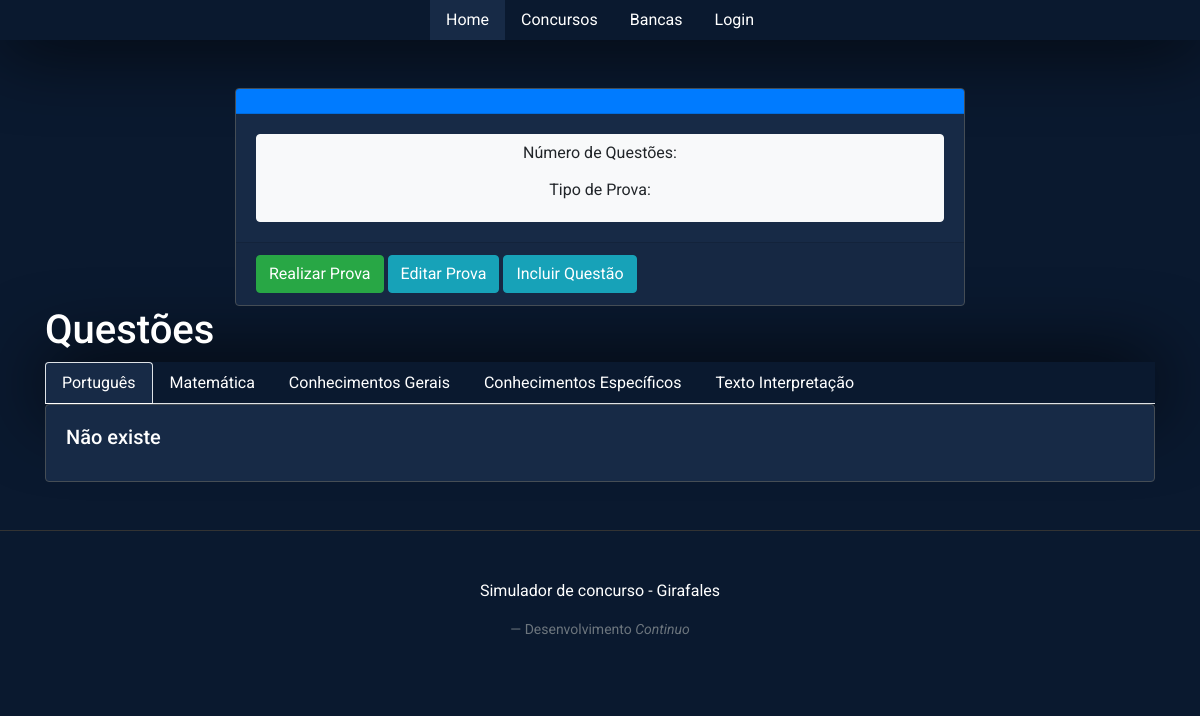
The page /exames/ver/8 on the database as committed earlier.
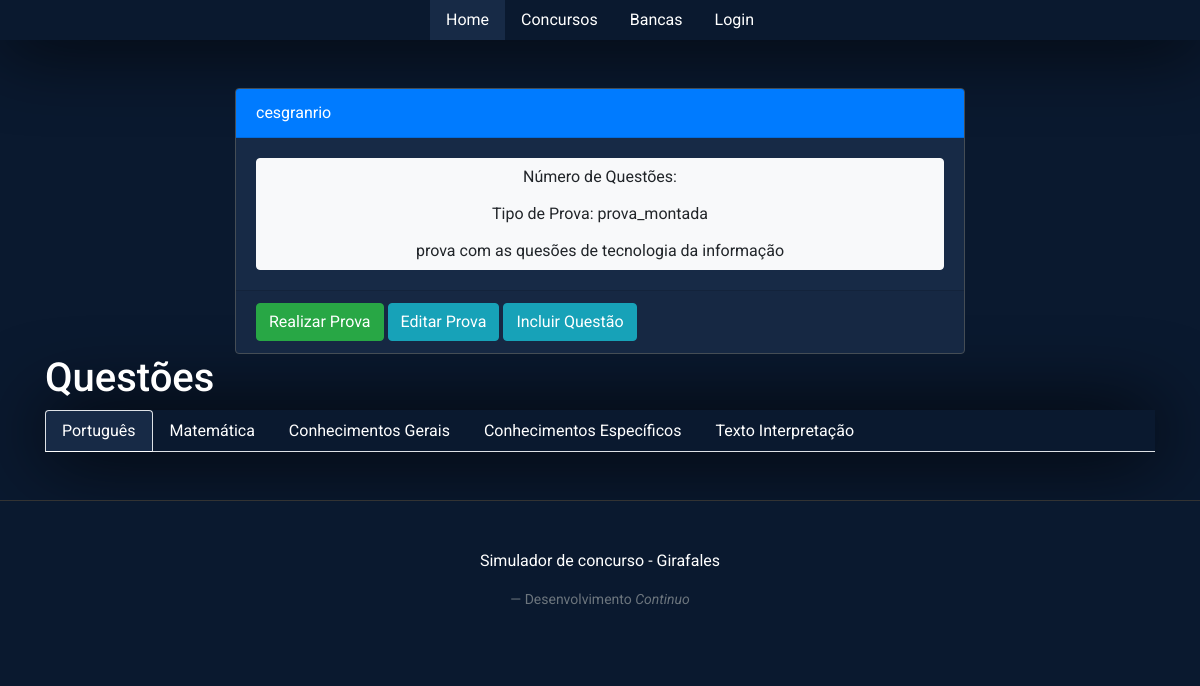
The same page on the database as committed later.
### model.py (models this page shows)
class Exam(SQLModel, table=True):
	id: Optional[int] = Field(default=None, primary_key=True)
	name: str
	year: str
	description: str
	types:str #para indicar se é a prova do concurso ou uma prova montada
	contest_id: int = Field(foreign_key='contest.id')
	questions:List['Question_exam']=Relationship()

### exam.py (the view)
@exam.route('/ver/<id>', methods = ['GET','POST'])
def view(id):
	exam = model.get_exam_by_id(id)
	questions = model.get_questions_view(id)
	return render_template('exam/view.html' , exam=exam , questions = questions)

### model.py (called while the page is built)
def get_questions_view(id):
	with Session(engine) as session:
		query = select(Question).join(Question_exam)
		query = query.where( Question_exam.exam_id == id )
		data = session.exec(query).all()
		return data

def get_exam_by_id(id):
	with Session(engine) as session:
		exam = session.get(Exam, id)
		return exam

### templates/exam/view.html (shortened to what this page needs)
{% extends "base.html" %}
{% block styles %}
    {{ bootstrap.load_css() }}
    <link rel="stylesheet"
                  href="{{url_for('static', filename='index.css')}}">
{% endblock %}
{% block content %}
<div class="container mt-5">
    <div class="row justify-content-center">
        <div class="col-md-8">
            <div class="card">
                <div class="card-header bg-primary text-white">
                    {{exam.name}}
                </div>
                <div class="card-body">
                    <div class="btn-group-vertical w-100">
                        <button type="button" class="btn btn-light">Número
                        de Questões: {{exam.count}}</button>
                        <button type="button" class="btn btn-light">Tipo de Prova: {{exam.types}}</button>
                        <button type="button" class="btn btn-light">{{exam.description}}</button>
                    </div>
                </div>
                <div class="card-footer">
                    <a href="{{ url_for('exam.releaze', id=exam.id) }}" class="btn btn-success">Realizar Prova</a>
                    <a href="{{ url_for('exam.edit', id=exam.id) }}" class="btn btn-info">Editar Prova</a>
                    <a href="{{ url_for('question.create', id=exam.id) }}" class="btn btn-info">Incluir Questão</a>
                </div>
            </div>
        </div>
    </div>
</div>
  <div class="container">
    <h1>Questões</h1>
    <ul class="nav nav-tabs" id="myTab" role="tablist">
      <li class="nav-item">
        <a class="nav-link active" id="portugues-tab" data-toggle="tab" href="#portugues" role="tab" aria-controls="portugues" aria-selected="true">Português</a>
      </li>
      <li class="nav-item">
        <a class="nav-link" id="matematica-tab" data-toggle="tab" href="#matematica" role="tab" aria-controls="matematica" aria-selected="false">Matemática</a>
      </li>
      <li class="nav-item">
        <a class="nav-link" id="gerais-tab" data-toggle="tab" href="#gerais" role="tab" aria-controls="gerais" aria-selected="false">Conhecimentos Gerais</a>
      </li>
      <li class="nav-item">
        <a class="nav-link" id="especificos-tab" data-toggle="tab" href="#especificos" role="tab" aria-controls="especificos" aria-selected="false">Conhecimentos Específicos</a>
      </li>
      <li class="nav-item">
        <a class="nav-link" id="texto-tab" data-toggle="tab" href="#texto" role="tab" aria-controls="texto" aria-selected="false">Texto Interpretação</a>
      </li>
    </ul>
<div class="tab-content" id="myTabContent">
    <div class="tab-pane fade show active" id="portugues" role="tabpanel" aria-labelledby="portugues-tab">
        <div class="category">
            {%if questions: %}
                {%for x in questions:%}
                    {%if x.tag == 'portugues':%}
                        <div class="card">
                            <a href="{{ url_for('question.view', question_id=x.id, exam_id=exam.id  ) }}" class="btn btn-primary">Próxima</a>
                            <div class="card-body">
                                <h5 class="card-title">Questão {{x.id}}:</h5>
                                <p class="card-text"> {{x.text}}</p>
                            </div>
                        </div>
                    {%endif%}
                {%endfor%}
            {%else%}
                <div class="card">
                    <div class="card-body">
                        <h5 class="card-title">Não existe</h5>
                    </div>
                </div>
            {%endif%}
        </div>
    </div>
</div>
</div>
{% endblock %}

Rows that differ between the two databases and show on the page:
added Exam: name "cesgranrio", types "prova_montada", description "prova com as quesões de tecnologia da informação"
Other text that changed with them:
text no longer shown: "Não existe"
